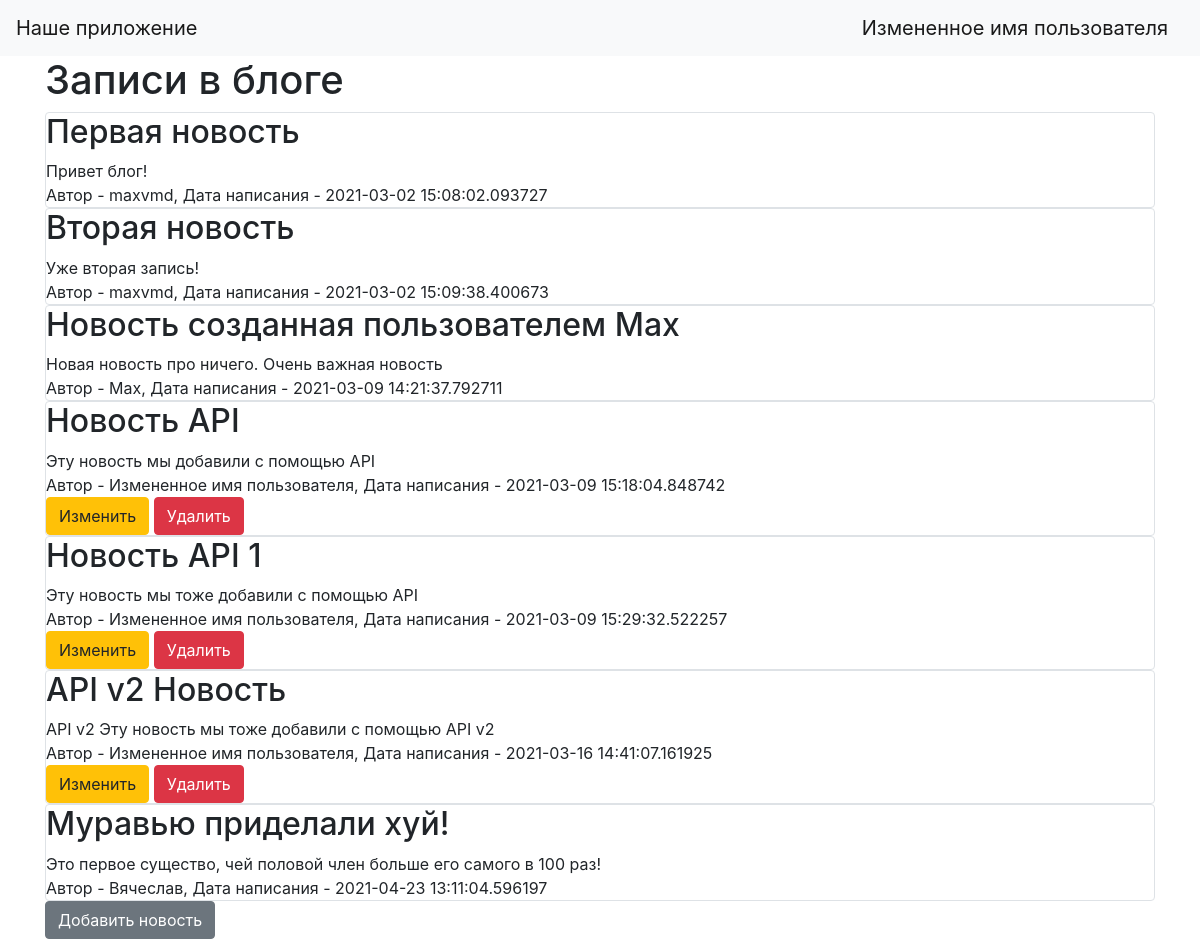
The page / (signed in) on the database its author committed.
### data/users.py (models this page shows, shortened)
class User(SqlAlchemyBase, UserMixin, SerializerMixin):
    __tablename__ = 'users'
    id = sqlalchemy.Column(sqlalchemy.Integer,
                           primary_key=True, autoincrement=True)
    name = sqlalchemy.Column(sqlalchemy.String, nullable=True)
    about = sqlalchemy.Column(sqlalchemy.String, nullable=True)
    email = sqlalchemy.Column(sqlalchemy.String,
                              index=True, unique=True, nullable=True)
    hashed_password = sqlalchemy.Column(sqlalchemy.String, nullable=True)
    created_date = sqlalchemy.Column(sqlalchemy.DateTime,
                                     default=datetime.datetime.now)
    news = orm.relation("News", back_populates='user')

### data/news.py (models this page shows, shortened)
class News(SqlAlchemyBase, SerializerMixin):
    __tablename__ = 'news'
    id = sqlalchemy.Column(sqlalchemy.Integer,
                           primary_key=True, autoincrement=True)
    title = sqlalchemy.Column(sqlalchemy.String, nullable=True)
    content = sqlalchemy.Column(sqlalchemy.String, nullable=True)
    created_date = sqlalchemy.Column(sqlalchemy.DateTime,
                                     default=datetime.datetime.now)
    is_private = sqlalchemy.Column(sqlalchemy.Boolean, default=True)
    is_published = sqlalchemy.Column(sqlalchemy.Boolean, default=True)
    user_id = sqlalchemy.Column(sqlalchemy.Integer,
                                sqlalchemy.ForeignKey("users.id"))
    user = orm.relation('User')

### main.py (the view)
@app.route("/")
def index():
    db_sess = db_session.create_session()
    if current_user.is_authenticated:
        news = db_sess.query(News).filter(
            (News.user == current_user) | (News.is_private != True))
    else:
        news = db_sess.query(News).filter(News.is_private != True)
    return render_template("index.html", news=news)

### data/db_session.py (called while the page is built)
def create_session() -> Session:
    global __factory
    return __factory()

### main.py (called while the page is built)
@login_manager.user_loader
def load_user(user_id):
    db_sess = db_session.create_session()
    return db_sess.query(User).get(user_id)

### templates/index.html
{% extends "base.html" %}
{% block content %}
<h1>Записи в блоге</h1>
{% for item in news%}
<div class="col-md6 border rounded">
    <h2>{{item.title}}</h2>
    <div>
        {{item.content}}
    </div>
    <div>
        Автор - {{item.user.name}}, Дата написания - {{item.created_date}}
    </div>
    {% if current_user.is_authenticated and current_user == item.user %}
    <div>
        <a href="/news/{{ item.id }}" class="btn btn-warning">
            Изменить
        </a>
        <a href="/news_delete/{{ item.id }}" class="btn btn-danger">
            Удалить
        </a>
    </div>
    {% endif %}
</div>
{% endfor %}
{% if current_user.is_authenticated %}
<a href="news" class="btn btn-secondary">Добавить новость</a>
{% endif %}
{% endblock %}

### templates/base.html (shortened to what this page needs)
<!doctype html>
<html lang="en">
<head>
    <link rel="stylesheet"
          href="https://stackpath.bootstrapcdn.com/bootstrap/4.4.1/css/bootstrap.min.css"
>
</head>
<body>
<header>
    <nav class="navbar navbar-light bg-light">
        <a class="navbar-brand" href="#">Наше приложение</a>
        {% if current_user.is_authenticated %}
            <a class="navbar-brand" href="/logout">{{ current_user.name }}</a>
        {% else %}
            <p>
                <a class="btn btn-primary " href="/register">Зарегистрироваться</a>
                <a class="btn btn-success" href="/login">Войти</a>
            </p>
        {% endif %}
    </nav>
</header>
<main role="main" class="container">
    {% block content %}{% endblock %}
</main>
</body>
</html>

### rows shown on the page
User: name "Измененное имя пользователя"
News: title "Первая новость", content "Привет блог!", user.name "maxvmd", created_date "2021-03-02 15:08:02.093727"
News: title "Вторая новость", content "Уже вторая запись!", user.name "maxvmd", created_date "2021-03-02 15:09:38.400673"
News: title "Новость созданная пользователем Max", content "Новая новость про ничего. Очень важная новость", user.name "Max", created_date "2021-03-09 14:21:37.792711"
News: title "Новость API", content "Эту новость мы добавили с помощью API", user.name "Измененное имя пользователя", created_date "2021-03-09 15:18:04.848742"
News: title "Новость API 1", content "Эту новость мы тоже добавили с помощью API", user.name "Измененное имя пользователя", created_date "2021-03-09 15:29:32.522257"
News: title "API v2 Новость", content "API v2 Эту новость мы тоже добавили с помощью API v2", user.name "Измененное имя пользователя", created_date "2021-03-16 14:41:07.161925"
News: title "Муравью приделали хуй!", content "Это первое существо, чей половой член больше его самого в 100 раз!", user.name "Вячеслав", created_date "2021-04-23 13:11:04.596197"
